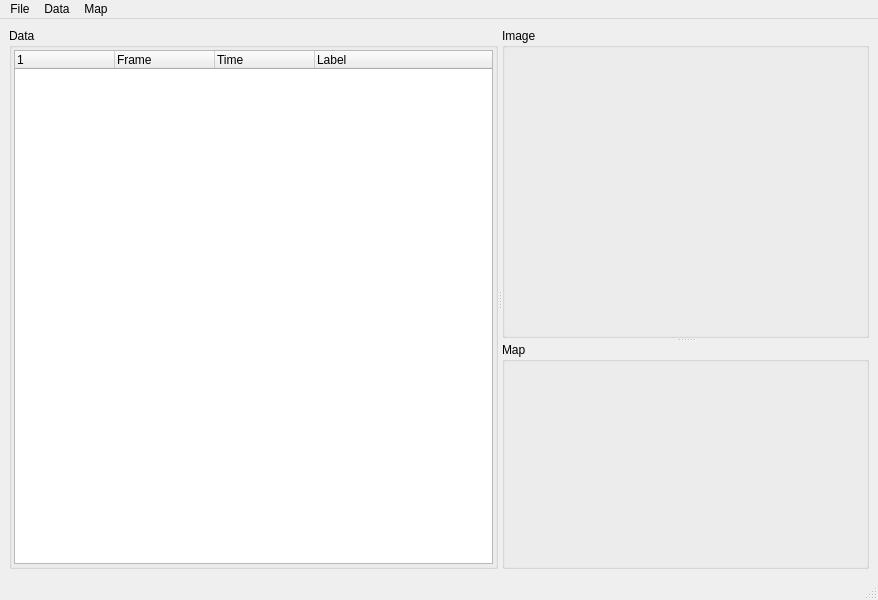
<ui version="4.0" >
 <class>MainWindow</class>
 <widget class="QMainWindow" name="MainWindow" >
  <property name="geometry" >
   <rect>
    <x>0</x>
    <y>0</y>
    <width>878</width>
    <height>600</height>
   </rect>
  </property>
  <property name="windowTitle" >
   <string>DataEditor</string>
  </property>
  <widget class="QWidget" name="centralwidget" >
   <layout class="QVBoxLayout" >
    <item>
     <widget class="QSplitter" name="splitter_3" >
      <property name="orientation" >
       <enum>Qt::Horizontal</enum>
      </property>
      <widget class="QWidget" native="1" name="widget_3" >
       <layout class="QVBoxLayout" >
        <property name="spacing" >
         <number>0</number>
        </property>
        <property name="leftMargin" >
         <number>0</number>
        </property>
        <property name="topMargin" >
         <number>0</number>
        </property>
        <property name="rightMargin" >
         <number>0</number>
        </property>
        <property name="bottomMargin" >
         <number>0</number>
        </property>
        <item>
         <widget class="QSplitter" name="splitter_2" >
          <property name="orientation" >
           <enum>Qt::Vertical</enum>
          </property>
          <widget class="QGroupBox" name="groupBox" >
           <property name="title" >
            <string>Data</string>
           </property>
           <layout class="QVBoxLayout" >
            <property name="leftMargin" >
             <number>2</number>
            </property>
            <property name="topMargin" >
             <number>2</number>
            </property>
            <property name="rightMargin" >
             <number>2</number>
            </property>
            <property name="bottomMargin" >
             <number>2</number>
            </property>
            <item>
             <widget class="QTreeWidget" name="dataTreeWidget" >
              <property name="contextMenuPolicy" >
               <enum>Qt::ActionsContextMenu</enum>
              </property>
              <property name="frameShadow" >
               <enum>QFrame::Plain</enum>
              </property>
              <property name="alternatingRowColors" >
               <bool>true</bool>
              </property>
              <property name="selectionMode" >
               <enum>QAbstractItemView::ExtendedSelection</enum>
              </property>
              <property name="rootIsDecorated" >
               <bool>false</bool>
              </property>
              <property name="allColumnsShowFocus" >
               <bool>true</bool>
              </property>
              <column>
               <property name="text" >
                <string/>
               </property>
              </column>
              <column>
               <property name="text" >
                <string>Frame</string>
               </property>
              </column>
              <column>
               <property name="text" >
                <string>Time</string>
               </property>
              </column>
              <column>
               <property name="text" >
                <string>Label</string>
               </property>
              </column>
             </widget>
            </item>
           </layout>
          </widget>
         </widget>
        </item>
       </layout>
      </widget>
      <widget class="QWidget" native="1" name="widget" >
       <layout class="QVBoxLayout" >
        <property name="spacing" >
         <number>0</number>
        </property>
        <property name="leftMargin" >
         <number>0</number>
        </property>
        <property name="topMargin" >
         <number>0</number>
        </property>
        <property name="rightMargin" >
         <number>0</number>
        </property>
        <property name="bottomMargin" >
         <number>0</number>
        </property>
        <item>
         <widget class="QSplitter" name="splitter" >
          <property name="orientation" >
           <enum>Qt::Vertical</enum>
          </property>
          <widget class="QGroupBox" name="groupBox_3" >
           <property name="title" >
            <string>Image</string>
           </property>
           <layout class="QVBoxLayout" >
            <property name="spacing" >
             <number>0</number>
            </property>
            <property name="leftMargin" >
             <number>2</number>
            </property>
            <property name="topMargin" >
             <number>2</number>
            </property>
            <property name="rightMargin" >
             <number>2</number>
            </property>
            <property name="bottomMargin" >
             <number>2</number>
            </property>
            <item>
             <widget class="QLabel" name="imageLabel" >
              <property name="contextMenuPolicy" >
               <enum>Qt::NoContextMenu</enum>
              </property>
              <property name="frameShape" >
               <enum>QFrame::NoFrame</enum>
              </property>
              <property name="text" >
               <string/>
              </property>
              <property name="alignment" >
               <set>Qt::AlignCenter</set>
              </property>
             </widget>
            </item>
           </layout>
          </widget>
          <widget class="QGroupBox" name="mapGroupBox" >
           <property name="minimumSize" >
            <size>
             <width>200</width>
             <height>0</height>
            </size>
           </property>
           <property name="title" >
            <string>Map</string>
           </property>
          </widget>
         </widget>
        </item>
       </layout>
      </widget>
     </widget>
    </item>
   </layout>
  </widget>
  <widget class="QMenuBar" name="menubar" >
   <property name="geometry" >
    <rect>
     <x>0</x>
     <y>0</y>
     <width>878</width>
     <height>30</height>
    </rect>
   </property>
   <widget class="QMenu" name="menuFile" >
    <property name="title" >
     <string>File</string>
    </property>
    <addaction name="actionOpen" />
    <addaction name="actionOpenLabels" />
    <addaction name="actionSaveDataAs" />
   </widget>
   <widget class="QMenu" name="menuMap" >
    <property name="title" >
     <string>Map</string>
    </property>
    <addaction name="actionPlotScansUsingLines" />
    <addaction name="actionPlotScansUsingDots" />
    <addaction name="separator" />
    <addaction name="actionSaveMap" />
    <addaction name="actionSaveMapWithOverlay" />
   </widget>
   <widget class="QMenu" name="menuData" >
    <property name="title" >
     <string>Data</string>
    </property>
    <addaction name="actionChangeLabel" />
    <addaction name="actionMarkForRemoval" />
    <addaction name="actionUnmark" />
   </widget>
   <addaction name="menuFile" />
   <addaction name="menuData" />
   <addaction name="menuMap" />
  </widget>
  <widget class="QStatusBar" name="statusbar" />
  <action name="actionOpen" >
   <property name="text" >
    <string>Open Data</string>
   </property>
  </action>
  <action name="actionSaveDataAs" >
   <property name="text" >
    <string>Save Data As</string>
   </property>
  </action>
  <action name="actionOpenLabels" >
   <property name="text" >
    <string>Open Labels</string>
   </property>
  </action>
  <action name="actionPlotScansUsingDots" >
   <property name="checkable" >
    <bool>true</bool>
   </property>
   <property name="text" >
    <string>Plot Scans Using Dots</string>
   </property>
  </action>
  <action name="actionPlotScansUsingLines" >
   <property name="checkable" >
    <bool>true</bool>
   </property>
   <property name="checked" >
    <bool>true</bool>
   </property>
   <property name="text" >
    <string>Plot Scans Using Lines</string>
   </property>
  </action>
  <action name="actionSaveMap" >
   <property name="text" >
    <string>Save Map</string>
   </property>
  </action>
  <action name="actionSaveMapWithOverlay" >
   <property name="text" >
    <string>Save Map with Scan/Position Overlay</string>
   </property>
  </action>
  <action name="actionChangeLabel" >
   <property name="text" >
    <string>Change Label</string>
   </property>
  </action>
  <action name="actionMarkForRemoval" >
   <property name="text" >
    <string>Mark for Removal</string>
   </property>
  </action>
  <action name="actionUnmark" >
   <property name="text" >
    <string>Unmark</string>
   </property>
  </action>
 </widget>
 <resources>
  <include location="resources/resources.qrc" />
 </resources>
 <connections/>
</ui>
